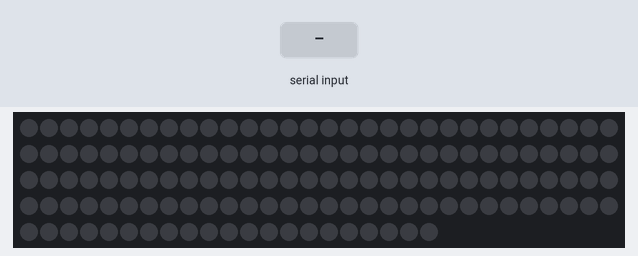
This sketch was run on a simulated ATtiny85, built with avr-gcc and run on an emulated ATtiny85. Parts: 141 RGB LEDs in strip order, left to right, continuing on the next row. The test bench sets the inputs (shaded band).

Above: at 2.8 s.
2.9 s: "v1\n" received over Serial
At 6.5 s:
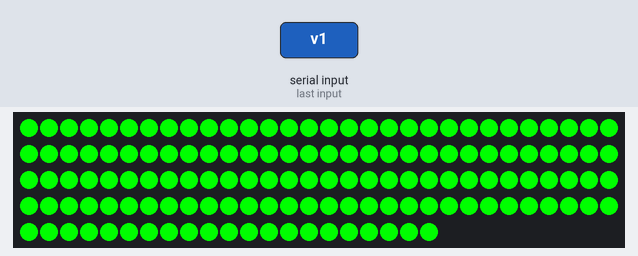
7.0 s: "90,45\n" received over Serial
At 11.9 s:
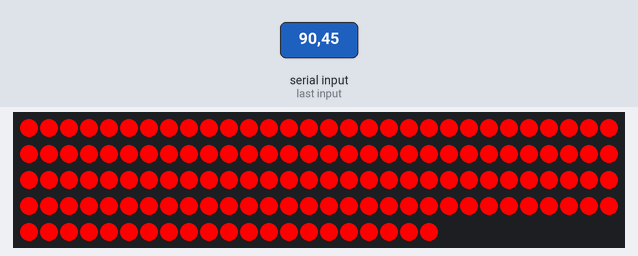
19.3 s: "30,150\n" received over Serial
At 23.6 s:
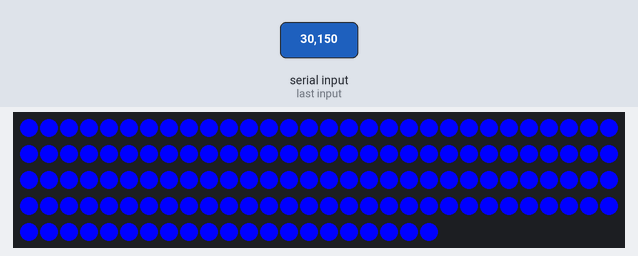
Timing chart, 0 to 25.1 s (numbered marks = the images above; inputs shaded):
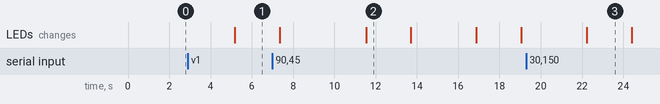

The sketch:

rpi2arduino.ino
```cpp
#include <Adafruit_NeoPixel.h>
#ifdef __AVR__
  #include <avr/power.h>
#endif

#define BUZZER_ONE_LED 12
#define BUZZER_TWO_LED 13
#define STRIPE_PIN 6

// Parameter 1 = number of pixels in strip
// Parameter 2 = Arduino pin number (most are valid)
// Parameter 3 = pixel type flags, add together as needed:
//   NEO_KHZ800  800 KHz bitstream (most NeoPixel products w/WS2812 LEDs)
//   NEO_KHZ400  400 KHz (classic 'v1' (not v2) FLORA pixels, WS2811 drivers)
//   NEO_GRB     Pixels are wired for GRB bitstream (most NeoPixel products)
//   NEO_RGB     Pixels are wired for RGB bitstream (v1 FLORA pixels, not v2)
//   NEO_RGBW    Pixels are wired for RGBW bitstream (NeoPixel RGBW products)
Adafruit_NeoPixel strip = Adafruit_NeoPixel(141, STRIPE_PIN, NEO_GRB + NEO_KHZ800);

// IMPORTANT: To reduce NeoPixel burnout risk, add 1000 uF capacitor across
// pixel power leads, add 300 - 500 Ohm resistor on first pixel's data input
// and minimize distance between Arduino and first pixel.  Avoid connecting
// on a live circuit...if you must, connect GND first.

void setup(){
 // This is for Trinket 5V 16MHz, you can remove these three lines if you are not using a Trinket
  #if defined (__AVR_ATtiny85__)
    if (F_CPU == 16000000) clock_prescale_set(clock_div_1);
  #endif
  // End of trinket special code

  pinMode(BUZZER_ONE_LED, OUTPUT);
  pinMode(BUZZER_TWO_LED, OUTPUT);

  strip.begin();
  strip.show(); // Initialize all pixels to 'off'
 Serial.begin(9600);
}
void loop(){

 if (Serial.available() > 0){

  int action = Serial.read() - '0';

   if (action == 0){
    //wrong
    colorWipe(strip.Color(255, 0, 0), 0);
    delay(1000);
    colorWipe(strip.Color(0, 0, 0), 0);
   }
   if (action == 1){
    //right
    colorWipe(strip.Color(0, 255, 0), 0);
    delay(1000);
    colorWipe(strip.Color(0, 0, 0), 0);

   }
   if (action == 2){
    //disco
    colorWipe(strip.Color(255, 0, 0), 0);
    colorWipe(strip.Color(0, 255, 0), 0);
    colorWipe(strip.Color(0, 0, 255), 0);
    colorWipe(strip.Color(255, 255, 0), 0);
    colorWipe(strip.Color(0, 255, 255), 0);
    colorWipe(strip.Color(255, 0, 255), 0);
    colorWipe(strip.Color(0, 0, 0), 0);
   }
   if (action == 3){
    //player blue
    digitalWrite(BUZZER_TWO_LED, LOW);
    digitalWrite(BUZZER_ONE_LED, HIGH);
    colorWipe(strip.Color(0, 0, 255), 0);
   }
   if (action == 4){
    // player yellow
    digitalWrite(BUZZER_ONE_LED, LOW);
    digitalWrite(BUZZER_TWO_LED, HIGH);
    colorWipe(strip.Color(255, 255, 0), 0);
   }
   if (action == 5){
    // everything off
    digitalWrite(BUZZER_ONE_LED, LOW);
    digitalWrite(BUZZER_TWO_LED, LOW);
    colorWipe(strip.Color(0, 0, 0), 0);
   }
  }
 delay(1000);
}

// Fill the dots one after the other with a color
void colorWipe(uint32_t c, uint8_t wait) {
  for(uint16_t i=0; i<strip.numPixels(); i++) {
    strip.setPixelColor(i, c);
    strip.show();
    delay(wait);
  }
}

void rainbow(uint8_t wait) {
  uint16_t i, j;

  for(j=0; j<256; j++) {
    for(i=0; i<strip.numPixels(); i++) {
      strip.setPixelColor(i, Wheel((i+j) & 255));
    }
    strip.show();
    delay(wait);
  }
}

// Slightly different, this makes the rainbow equally distributed throughout
void rainbowCycle(uint8_t wait) {
  uint16_t i, j;

  for(j=0; j<256*5; j++) { // 5 cycles of all colors on wheel
    for(i=0; i< strip.numPixels(); i++) {
      strip.setPixelColor(i, Wheel(((i * 256 / strip.numPixels()) + j) & 255));
    }
    strip.show();
    delay(wait);
  }
}

// Input a value 0 to 255 to get a color value.
// The colours are a transition r - g - b - back to r.
uint32_t Wheel(byte WheelPos) {
  WheelPos = 255 - WheelPos;
  if(WheelPos < 85) {
    return strip.Color(255 - WheelPos * 3, 0, WheelPos * 3);
  }
  if(WheelPos < 170) {
    WheelPos -= 85;
    return strip.Color(0, WheelPos * 3, 255 - WheelPos * 3);
  }
  WheelPos -= 170;
  return strip.Color(WheelPos * 3, 255 - WheelPos * 3, 0);
}
```

Measured:
- after the input at 2.9 s, the LEDs: change after 2.3 s (image 1)
- after the input at 7.0 s, the LEDs: first differ from a run without the input after 4.5 s (image 2)
- after the input at 19.3 s, the LEDs: change after 2.9 s (image 3)
- what the display in image 2 shows lasts 2.2 s, from 11.5 s to 13.7 s
